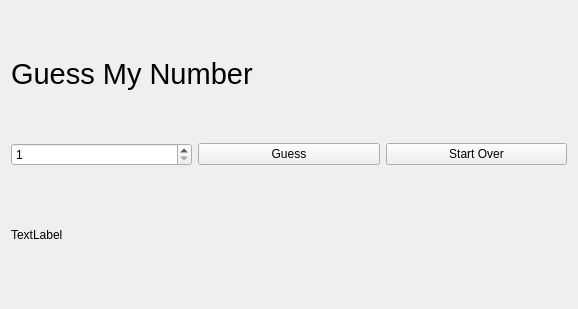
<?xml version="1.0" encoding="UTF-8"?>
<ui version="4.0">
 <class>Widget</class>
 <widget class="QWidget" name="Widget">
  <property name="geometry">
   <rect>
    <x>0</x>
    <y>0</y>
    <width>578</width>
    <height>309</height>
   </rect>
  </property>
  <property name="windowTitle">
   <string>Guess My Number</string>
  </property>
  <layout class="QVBoxLayout" name="verticalLayout">
   <item>
    <widget class="QLabel" name="titlelabel">
     <property name="font">
      <font>
       <pointsize>22</pointsize>
      </font>
     </property>
     <property name="text">
      <string>Guess My Number</string>
     </property>
    </widget>
   </item>
   <item>
    <layout class="QHBoxLayout" name="horizontalLayout">
     <item>
      <widget class="QSpinBox" name="numberspinBox">
       <property name="minimum">
        <number>1</number>
       </property>
       <property name="maximum">
        <number>10</number>
       </property>
      </widget>
     </item>
     <item>
      <widget class="QPushButton" name="GuessButton">
       <property name="text">
        <string>Guess</string>
       </property>
      </widget>
     </item>
     <item>
      <widget class="QPushButton" name="StartOverButton">
       <property name="text">
        <string>Start Over</string>
       </property>
      </widget>
     </item>
    </layout>
   </item>
   <item>
    <widget class="QLabel" name="messagelabel">
     <property name="text">
      <string>TextLabel</string>
     </property>
    </widget>
   </item>
  </layout>
 </widget>
 <resources/>
 <connections/>
</ui>
